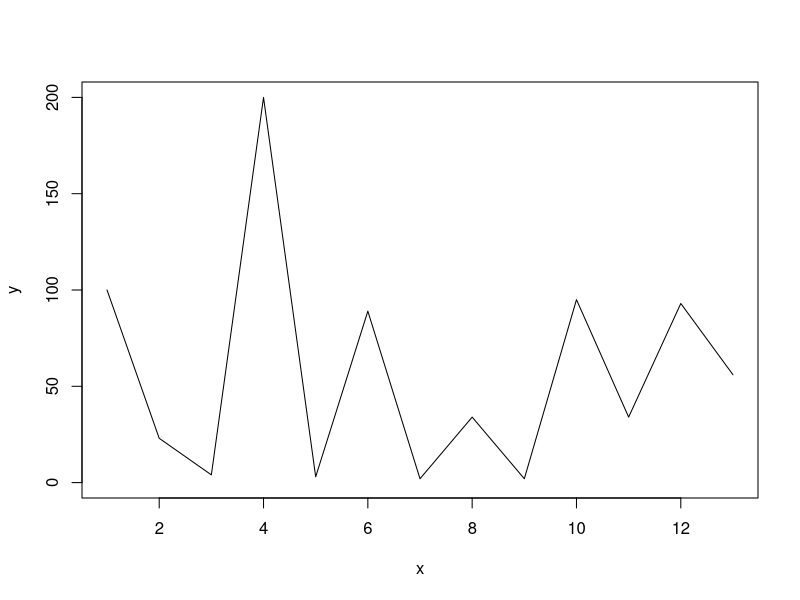
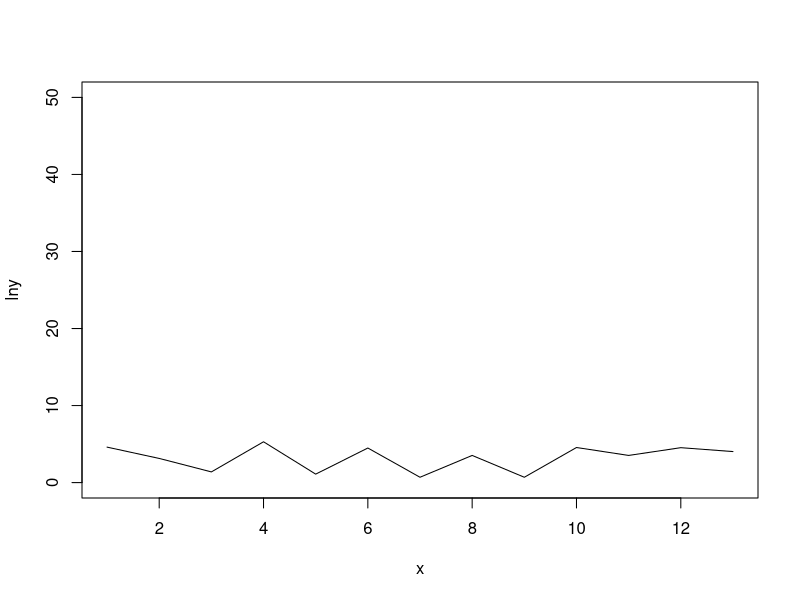

R code for these plots, in order:
setwd("F:\\R Course\\Datasets")

items <- read.csv("Items.csv")

str(items)

s <- seq(1,20,by=4)

for(i in s) {
  print(i)
}

table(items$Item.Type)
table(items$Brand)
table(items$Item.Type,items$Brand)

tbl <- table(items$Item.Type,items$Brand)

prop.table(table(items$Item.Type))

prop.table(tbl)

prop.table(tbl,1)
prop.table(tbl,1)*100


prop.table(tbl,2)
prop.table(tbl,2)*100
###############################################
library(MASS)
data("survey")

table(survey$Exer)
table(survey$Sex)

table(survey$Sex, useNA = "ifany")

table(survey$Sex,survey$Exer)
addmargins(table(survey$Sex,survey$Exer))

table(survey$Sex,survey$Exer,survey$Smoke)

table(survey$Sex,survey$Exer, useNA = "ifany")
table(survey$Sex,survey$Exer,survey$Smoke, useNA = "ifany")

prop.table(table(survey$Exer))

tbl <- table(survey$Sex,survey$Exer)
prop.table(tbl)
addmargins(prop.table(tbl))

prop.table(tbl,1)
addmargins(prop.table(tbl,1),margin = 2)
prop.table(tbl,1)*100

prop.table(tbl,2)
addmargins(prop.table(tbl,2),margin = 1)
prop.table(tbl,2)*100

survey$Age
cut(survey$Age,breaks = c(15,30,50,70,100))

cut(survey$Age,breaks = 4)
agegrp <- cut(survey$Age,breaks = 4)
class(survey$Age)
class(agegrp)
table(agegrp)

agegrp <- cut(survey$Age,breaks = c(16,25,30,40,50,80))
table(agegrp)

cut(items$Price,breaks=4)

cut(items$Price,breaks=c(40,50,65,80,100,300,400,500))

table(cut(items$Price,breaks=4))

set.seed(34512)
sample(1:50,size = 10)

set.seed(71)
sample(items$Price, size=8)

sample(items$Price, size=8,replace = TRUE)

sampInd <- sample(1:237,size = 20)
rndSamp <- survey[sampInd, ]

log(2)
log(2,10)
log1p(2) #log(1+x)
log10(2)
log2(2)

exp(0.6931472)
10^0.30103
expm1(1.098612) # exp(x) - 1
10^0.30103
2^1

exp(0.6931472)
expm1(0.6931472)
y <- c(100,23,4,200,3,89,2,34,2,95,34,93,56)
x <- 1:13
plot(x,y,type = "l",ylim = c(0,200))
lny <- log(y)
plot(x,lny,type = "l",ylim = c(0,50))

items$Item.Type
Pen <- ifelse(items$Item.Type=="Pen",1,0)

mean(survey$Pulse)
mean(survey$Pulse, na.rm = T)
sum(survey$Pulse,na.rm = T)/237
sum(survey$Pulse,na.rm = T)/192
var(survey$Pulse, na.rm = T)

mean(items$Price,na.rm = TRUE)
sd(items$Price,na.rm = TRUE)
var(items$Price,na.rm = TRUE)

summary(items$Price)

summary(items$Item.Type)

summary(items)

table(items$Item.Type)
with(items,table(Item.Type))

mean(items$Price,na.rm = TRUE)
with(items,mean(Price,na.rm = TRUE))

with(items,{
  print(table(Item.Type))
  print(mean(Price,na.rm = TRUE))
  })

attach(items)
table(Item.Type)
mean(Price)
